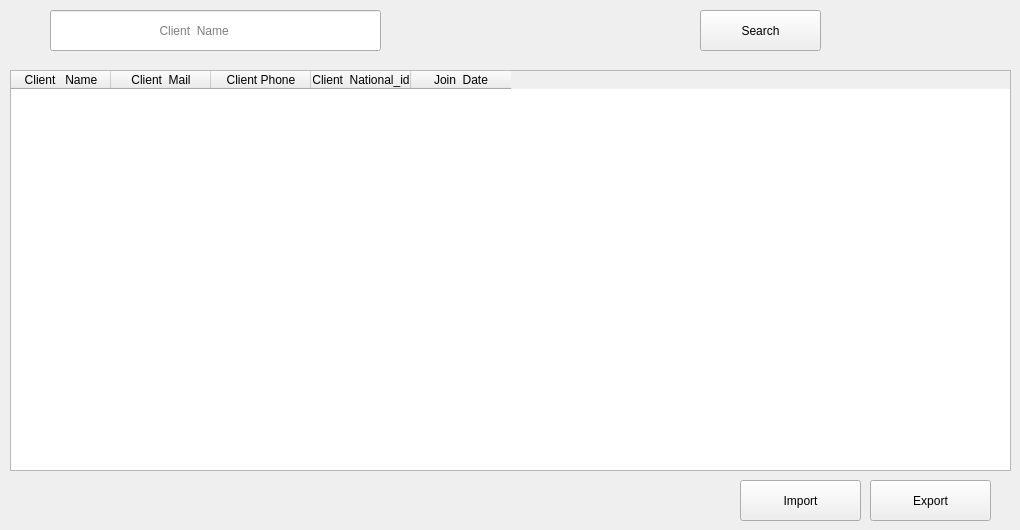
      <widget class="QWidget" name="tab_11">
       <attribute name="title">
        <string>All   Clients</string>
       </attribute>
       <widget class="QPushButton" name="pushButton_14">
        <property name="geometry">
         <rect>
          <x>700</x>
          <y>10</y>
          <width>121</width>
          <height>41</height>
         </rect>
        </property>
        <property name="text">
         <string>Search</string>
        </property>
       </widget>
       <widget class="QLineEdit" name="lineEdit_11">
        <property name="geometry">
         <rect>
          <x>50</x>
          <y>10</y>
          <width>331</width>
          <height>41</height>
         </rect>
        </property>
        <property name="placeholderText">
         <string>                                Client  Name</string>
        </property>
       </widget>
       <widget class="QTableWidget" name="tableWidget_3">
        <property name="geometry">
         <rect>
          <x>10</x>
          <y>70</y>
          <width>1001</width>
          <height>401</height>
         </rect>
        </property>
        <column>
         <property name="text">
          <string>Client   Name</string>
         </property>
        </column>
        <column>
         <property name="text">
          <string>Client  Mail</string>
         </property>
        </column>
        <column>
         <property name="text">
          <string>Client Phone</string>
         </property>
        </column>
        <column>
         <property name="text">
          <string>Client  National_id</string>
         </property>
        </column>
        <column>
         <property name="text">
          <string>Join  Date</string>
         </property>
        </column>
       </widget>
       <widget class="QPushButton" name="pushButton_35">
        <property name="geometry">
         <rect>
          <x>740</x>
          <y>480</y>
          <width>121</width>
          <height>41</height>
         </rect>
        </property>
        <property name="text">
         <string>Import</string>
        </property>
       </widget>
       <widget class="QPushButton" name="pushButton_36">
        <property name="geometry">
         <rect>
          <x>870</x>
          <y>480</y>
          <width>121</width>
          <height>41</height>
         </rect>
        </property>
        <property name="text">
         <string>Export</string>
        </property>
       </widget>
       <zorder>pushButton_14</zorder>
       <zorder>tableWidget_3</zorder>
       <zorder>lineEdit_11</zorder>
       <zorder>pushButton_35</zorder>
       <zorder>pushButton_36</zorder>
      </widget>
